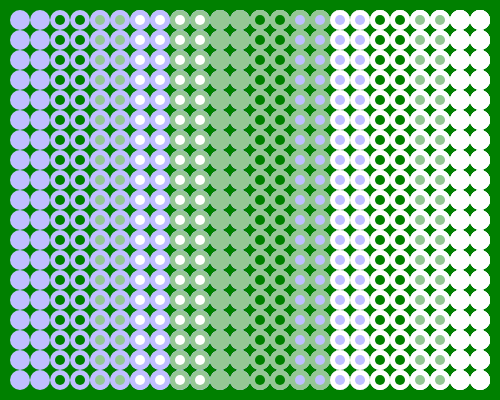
Frame 1 (no input)
Frame 2 (the mouse pressed at the canvas centre, redrawn once): identical to frame 1, image omitted

The p5.js sketch that drew this single still picture (run headless with seeded random() and noise() and a simulated clock; the mouse was pressed at the canvas centre and the sketch redrawn once):

// p5.js sketch
// ── sketch.js
function setup() {
  createCanvas(500, 400);
  noLoop();
}

function draw() {
colorMode(HSB,360,128,128,[100]);
back= color(120,128,64,100);
c1 = color(240,32,128,100);
c2 = color(240,32,128,100);
c3 = color(120,32,100,100);

background(back);
  for (let i=20;i<width;i=i+20){
    for (let j=20;j<height;j=j+20){
      noStroke();
      if(i<= 40){
      fill(c1);
      circle (i,j,20,20);
    }
      if (i>40){
      fill(c1);
      circle (i,j,20,20);
      fill(back);
      circle(i,j,10,10);
    }
      if (i>80){
        fill(c1);
        circle (i,j,20,20);
      fill(c3);
      circle(i,j,10,10);
    }
      if (i>120){
        fill(c1);
        circle (i,j,20,20);
      fill(255);
      circle(i,j,10,10);
      }
      if (i>160){
      fill(c3);
      circle(i,j,20,20);
      fill(255);
      circle(i,j,10,10);
    }
    
    if (i>200){
      fill(c3);
      circle(i,j,20,20);
      fill(c3);
      circle(i,j,10,10);
    }
    
    if (i>240){
      fill(c3);
      circle(i,j,20,20);
      fill(back);
      circle(i,j,10,10);
    }
    if (i>280){
      fill(c3);
      circle(i,j,20,20);
      fill(c1);
      circle(i,j,10,10);
    }
    
    if (i>320){
      fill(255);
      circle(i,j,20,20);
      fill(c1);
      circle(i,j,10,10);
    }
    
    if (i>360){
      fill(255);
      circle(i,j,20,20);
      fill(back);
      circle(i,j,10,10);
    }
    if (i>400){
      fill(255);
      circle(i,j,20,20);
      fill(c3);
      circle(i,j,10,10);
    }
    if (i>440){
      fill(255);
      circle(i,j,20,20);
      fill(255);
      circle(i,j,10,10);
    }
    
    
    }
  }
}
